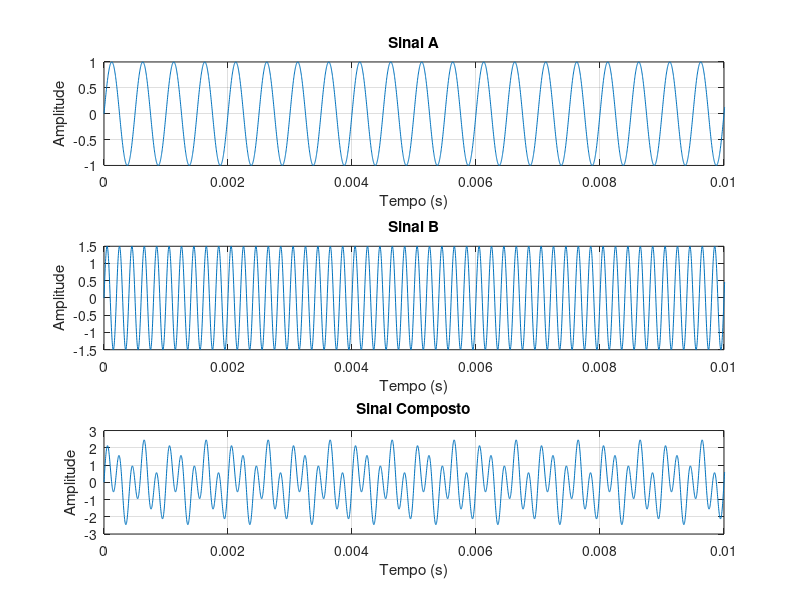
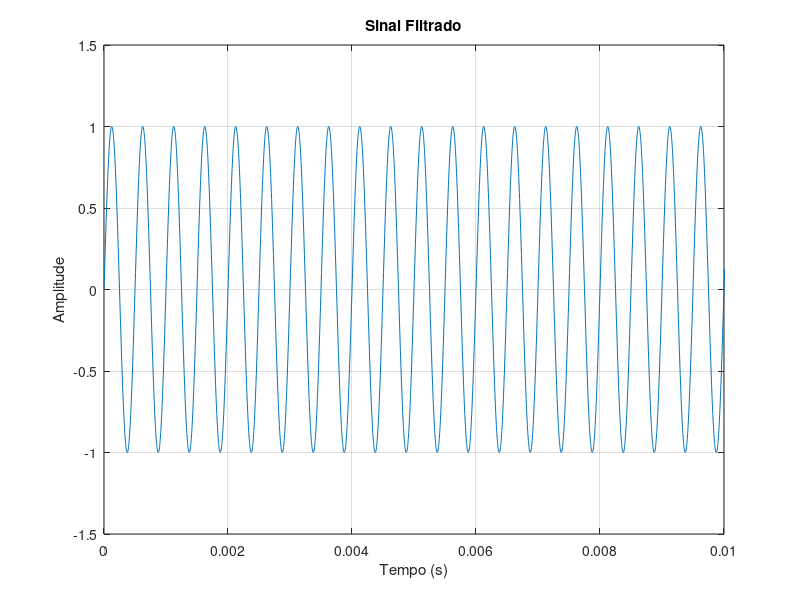
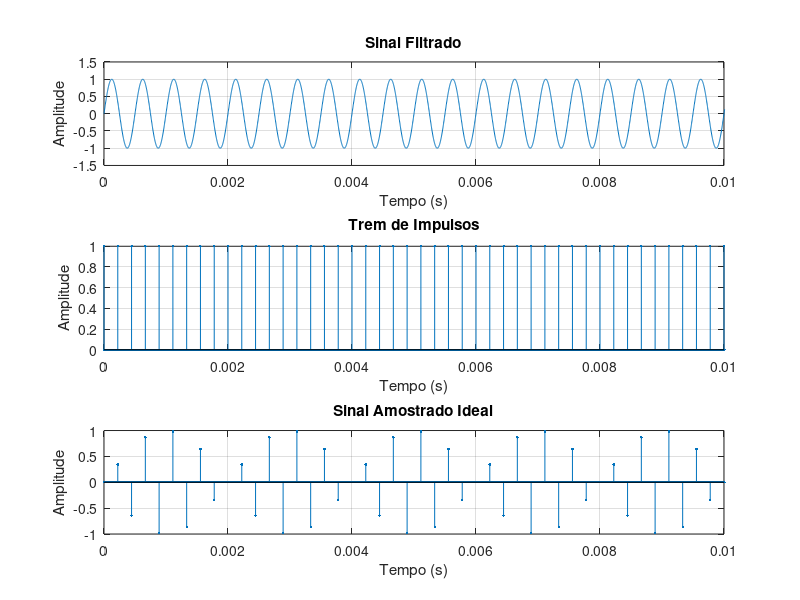
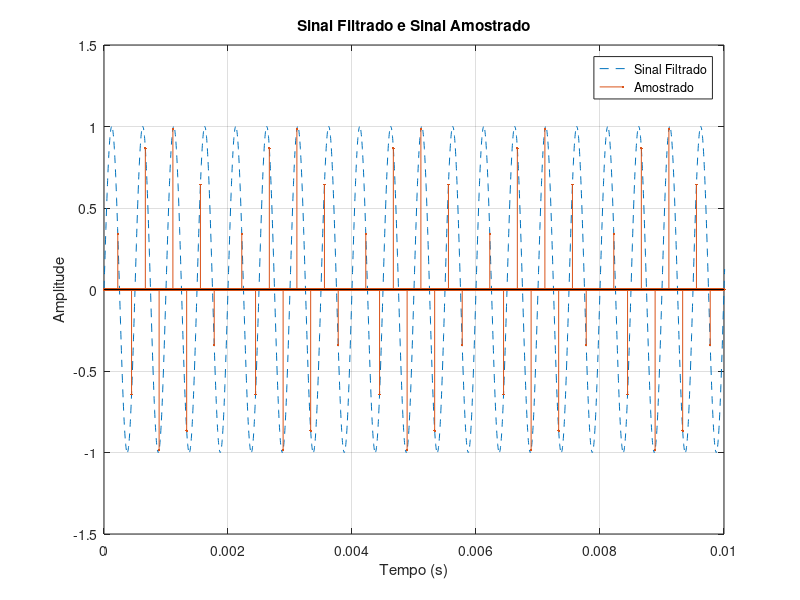

The MATLAB script that drew these images, in order:
clear;
clc;
close all;

pkg load signal;

f1 = 2e3;        % Frequencia da senoide a ser amostrada
f2 = 5e3;        % Frequencia da senoide do impulso na frequencia
A1 = 1.0;        % Amplitude da senoide a ser amostrada
A2 = 1.5;        % Amplitude da senoide do impulso na frequencia

fs = 4.5e3;        % Frequencia de amostragem
Ts = 1/fs;       % Periodo de amostragem
fAnalog = 360e3; % Frequencia da grade computacional
Ta = 1/fAnalog;  % Periodo da grade computacional
tempoTotal = 1;  % Tempo total de simulação
t = 0:Ta:tempoTotal-Ta; % Grade computacional
nPAnalog = length(t);   % Total de pontos da grade
fCorte = 3e3;    % Frequencia de corte do filtro passa baixas anti aliasing

sinalA = A1*sin(2*pi*f1*t); % Sinal a ser amostrado
sinalB = A2*sin(2*pi*f2*t); % Sinal que fornece o impulso em frequencia
sinalComposto = sinalA + sinalB;

filtroIdeal = zeros(1, nPAnalog);
for i = 1:nPAnalog
    fAtual = (i-1) * (fAnalog / nPAnalog);
    if fAtual <= fCorte || fAtual >= (fAnalog - fCorte)
        filtroIdeal(i) = 1;
    else
        filtroIdeal(i) = 0;
    end
end

sinalCompostoFFT = fft(sinalComposto, nPAnalog); % Jogando na frequencia para retirar o espectro da segunda senoide
sinalFiltradoFFT = sinalCompostoFFT .* filtroIdeal; % Filtro no tempo pra retirar o espectro da segunda senoide
sinalFiltrado = real(ifft(sinalFiltradoFFT)); % Volto pro dominio do tempo pra ter o meu sinal filtrado e no tempo

% Figura 1: Sinais no Tempo
figure;

subplot(3,1,1);
plot(t,sinalA);
grid on;
xlabel('Tempo (s)');
ylabel('Amplitude');
title('Sinal A');
xlim([0 0.01]);

subplot(3,1,2);
plot(t,sinalB);
grid on;
xlabel('Tempo (s)');
ylabel('Amplitude');
title('Sinal B');
xlim([0 0.01]);

subplot(3,1,3);
plot(t,sinalComposto);
grid on;
xlabel('Tempo (s)');
ylabel('Amplitude');
title('Sinal Composto');
xlim([0 0.01]);

saveas(gcf, sprintf('Ideal_%gHz_01_Sinais_No_Tempo_A.png', fs));

figure;

subplot(1,1,1);
plot(t,sinalFiltrado);
grid on;
xlabel('Tempo (s)');
ylabel('Amplitude');
title('Sinal Filtrado');
xlim([0 0.01]);

saveas(gcf, sprintf('Ideal_%gHz_01_Sinais_No_Tempo_B.png', fs));

kPasso = round(fAnalog / fs);
tremImpulsos = zeros(1,nPAnalog); % Grade computacional do trem de impulsos
tremImpulsos(1:kPasso:end) = 1;    % Faço a área dele tender a 1 discretamente

sinalAmostrado = sinalFiltrado .* tremImpulsos; % Amostrando o sinal x(t).s(t)

% Figura 2: Processo de amostragem no tempo (4 subplots: com o sinal sozinho E o sobreposto)
figure;

subplot(3,1,1);
plot(t,sinalFiltrado);
grid on;
xlabel('Tempo (s)');
ylabel('Amplitude');
title('Sinal Filtrado');
xlim([0 0.01]);

subplot(3,1,2);
stem(t,tremImpulsos,'.');
grid on;
xlabel('Tempo (s)');
ylabel('Amplitude');
title('Trem de Impulsos');
xlim([0 0.01]);

subplot(3,1,3);
stem(t,sinalAmostrado,'.');
grid on;
xlabel('Tempo (s)');
ylabel('Amplitude');
title('Sinal Amostrado Ideal');
xlim([0 0.01]);

saveas(gcf, sprintf('Ideal_%gHz_02_Processo_De_Amostragem_A.png', fs));

figure;

subplot(1,1,1);
plot(t,sinalFiltrado,'--');
hold on;
stem(t,sinalAmostrado,'.');
grid on;
xlabel('Tempo (s)');
ylabel('Amplitude');
title('Sinal Filtrado e Sinal Amostrado');
legend('Sinal Filtrado','Amostrado');
xlim([0 0.01]);
hold off;

saveas(gcf, sprintf('Ideal_%gHz_02_Processo_De_Amostragem_B.png', fs));

f = (-nPAnalog/2 : nPAnalog/2 - 1) * (fAnalog / nPAnalog); % Criando a grade computacional da frequencia

sinalFiltradoFFT_plot = fftshift(fft(sinalFiltrado)) / nPAnalog;
tremImpulsosFFT_plot = fftshift(fft(tremImpulsos)) / nPAnalog * fAnalog;
sinalAmostradoFFT_plot = fftshift(fft(sinalAmostrado)) / nPAnalog * fAnalog;

magFiltrado = abs(sinalFiltradoFFT_plot);
faseFiltrado = angle(sinalFiltradoFFT_plot) * (180/pi);
faseFiltrado(magFiltrado < 0.01 * max(magFiltrado)) = 0;

magTrem = abs(tremImpulsosFFT_plot);

magAmostrado = abs(sinalAmostradoFFT_plot);
faseAmostrado = angle(sinalAmostradoFFT_plot) * (180/pi);
faseAmostrado(magAmostrado < 0.01 * max(magAmostrado)) = 0;

% Figura 3: Espectro Imaginário
figure;

subplot(2,1,1);
stem(f, imag(sinalFiltradoFFT_plot), '.');
grid on;
xlabel('Frequência (Hz)');
ylabel('Amplitude');
title('Espectro do sinal - Sinal Filtrado');
xlim([-f1*5 f1*5]);
xticks(-f1*5:f1:f1*5);

subplot(2,1,2);
stem(f, imag(sinalAmostradoFFT_plot), '.');
grid on;
xlabel('Frequência (Hz)');
ylabel('Amplitude');
title('Espectro do sinal - Sinal Amostrado');
xlim([-5*fs 5*fs]);
xticks(-5*fs : fs : 5*fs);

saveas(gcf, sprintf('Ideal_%gHz_03_Espectros_Do_Sinal_Imag.png', fs));

% Figura 4: Espectros de Magnitude
figure;

subplot(3,1,1);
stem(f, magFiltrado, '.');
grid on;
xlabel('Frequência (Hz)');
ylabel('Magnitude');
title('Espectro de Magnitude - Sinal Filtrado');
xlim([-10000 10000]);
xticks(-10000:2000:10000);

subplot(3,1,2);
stem(f, magTrem, '.');
grid on;
xlabel('Frequência (Hz)');
ylabel('Magnitude');
title('Espectro de Magnitude - Trem de Impulsos');
xlim([-5*fs 5*fs]);
xticks(-5*fs : fs : 5*fs);

subplot(3,1,3);
stem(f, magAmostrado, '.');
grid on;
xlabel('Frequência (Hz)');
ylabel('Magnitude');
title('Espectro de Magnitude - Sinal Amostrado');
xlim([-5*fs 5*fs]);
xticks(-5*fs : fs : 5*fs);

saveas(gcf, sprintf('Ideal_%gHz_04_Espectros_De_Magnitude.png', fs));

% Figura 5: Espectros de Fase
figure;

subplot(2,1,1);
stem(f, faseFiltrado, '.');
grid on;
xlabel('Frequência (Hz)');
ylabel('Fase (graus)');
title('Espectro de Fase - Sinal Filtrado');
xlim([-10000 10000]);
xticks(-10000:2000:10000);
ylim([-180 180]);
yticks(-180:90:180);

subplot(2,1,2);
stem(f, faseAmostrado, '.');
grid on;
xlabel('Frequência (Hz)');
ylabel('Fase (graus)');
title('Espectro de Fase - Sinal Amostrado');
xlim([-5*fs 5*fs]);
xticks(-5*fs : fs : 5*fs);
ylim([-180 180]);
yticks(-180:90:180);

saveas(gcf, sprintf('Ideal_%gHz_05_Espectros_De_Fase.png', fs));

fCorteReconstrucao = fs/2;
filtroReconstrucao = zeros(1, nPAnalog);

for i = 1:nPAnalog
    fAtual = (i-1) * (fAnalog / nPAnalog);
    if fAtual <= fCorteReconstrucao || fAtual >= (fAnalog - fCorteReconstrucao)
        filtroReconstrucao(i) = 1;
    else
        filtroReconstrucao(i) = 0;
    end
end

sinalReconstruidoFFT = fft(sinalAmostrado) .* filtroReconstrucao * kPasso;
sinalReconstruido = real(ifft(sinalReconstruidoFFT));

filtroReconstrucaoPlot = fftshift(filtroReconstrucao);
sinalReconstruidoFFT_plot = fftshift(sinalReconstruidoFFT) / nPAnalog;

% Figura 6: Reconstrução e Comparação
figure;

subplot(3,1,1);
stem(f,imag(sinalAmostradoFFT_plot),'.');
grid on;
xlabel('Frequência (Hz)');
ylabel('Amplitude');
title('Espectro do sinal - Sinal Amostrado');
xlim([-5*fs 5*fs]);
xticks(-5*fs : fs : 5*fs);

subplot(3,1,2);
plot(f,filtroReconstrucaoPlot);
grid on;
xlabel('Frequência (Hz)');
ylabel('Ganho');
title('Filtro Ideal de Reconstrução');
xlim([-5*fs 5*fs]);
xticks(-5*fs : fs : 5*fs);
ylim([-0.2 1.2]);

subplot(3,1,3);
stem(f,imag(sinalReconstruidoFFT_plot),'.');
grid on;
xlabel('Frequência (Hz)');
ylabel('Amplitude');
title('Espectro do sinal - Sinal Reconstruído');
xlim([-5*fs 5*fs]);
xticks(-5*fs : fs : 5*fs);

saveas(gcf, sprintf('Ideal_%gHz_06_Reconstrucao_E_Comparacao_A.png', fs));

figure;

subplot(1,1,1);
plot(t, sinalFiltrado,'DisplayName', 'Sinal Filtrado');
hold on;
plot(t, sinalReconstruido, '--','DisplayName', 'Sinal Reconstruído');
grid on;
xlabel('Tempo (s)');
ylabel('Amplitude');
title('Comparação: Sinal Filtrado vs Sinal Reconstruído');
xlim([0 0.01]);
legend('Location', 'northeast');
hold off;

saveas(gcf, sprintf('Ideal_%gHz_06_Reconstrucao_E_Comparacao_B.png', fs));
